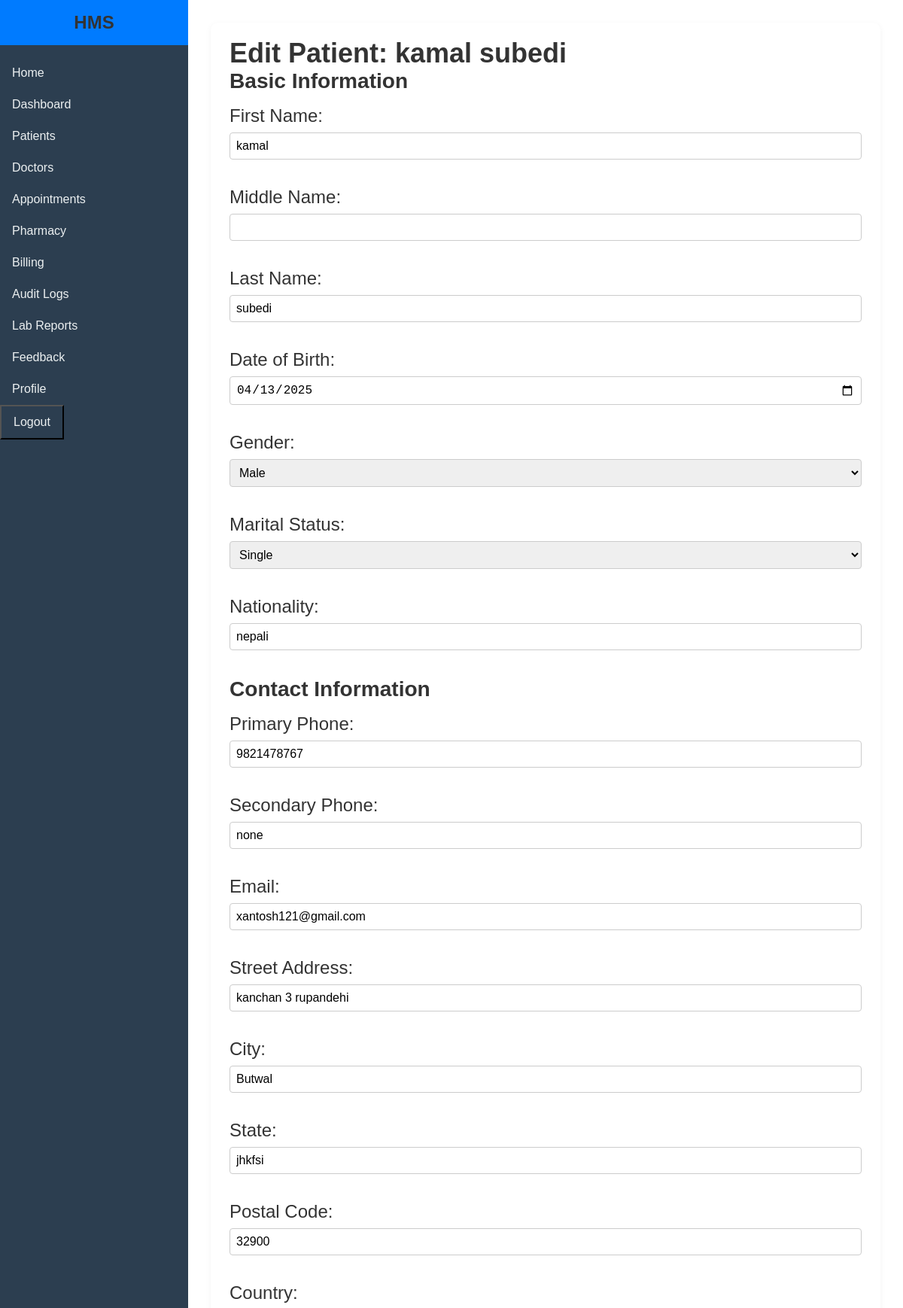
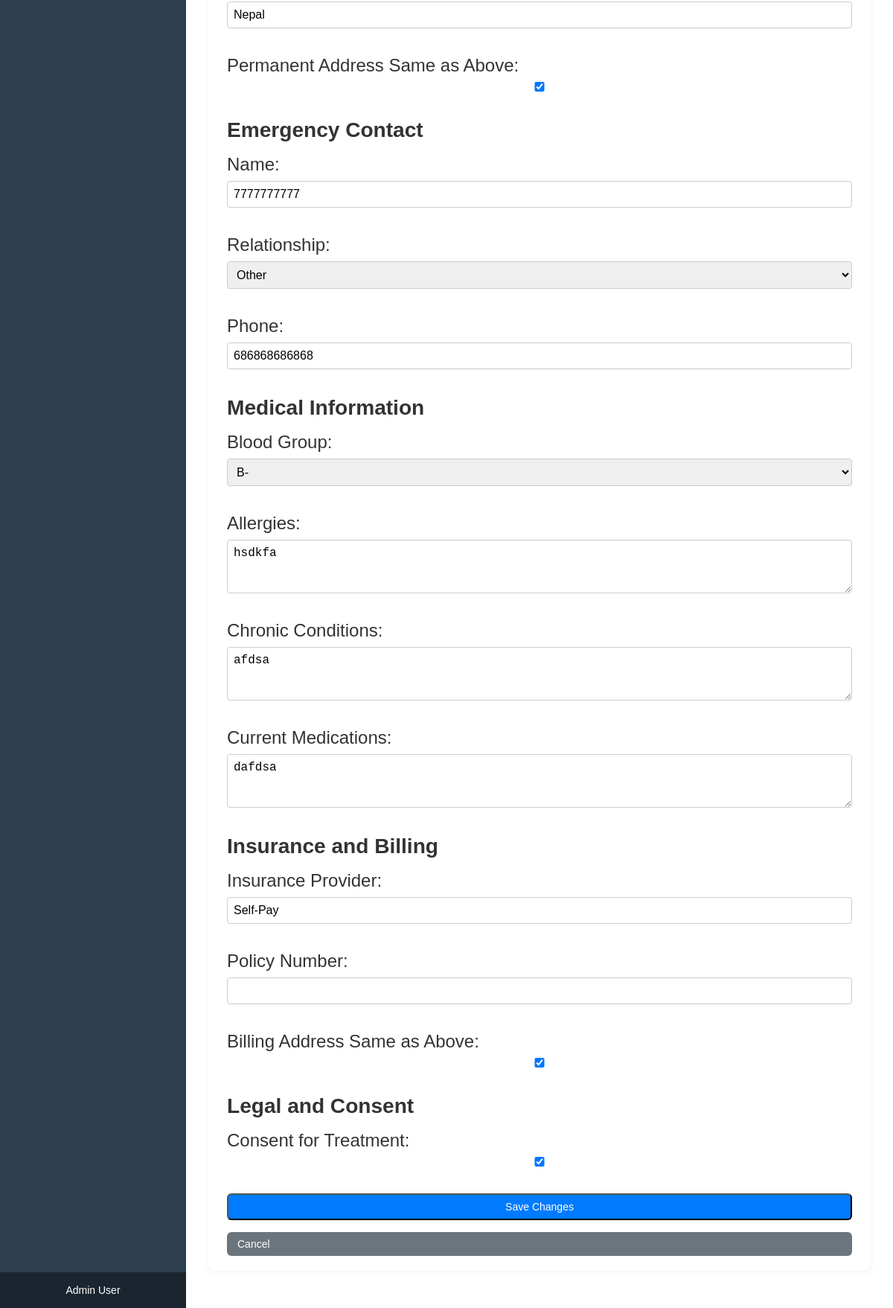
Page /patients/edit/1/ (signed in) on the committed database (2 pictures, top to bottom).
### core/models.py (models this page shows, shortened)
class Patient(models.Model):
    MARITAL_STATUS_CHOICES = [
        ('S', 'Single'),
        ('M', 'Married'),
        ('D', 'Divorced'),
        ('W', 'Widowed'),
    ]
    GENDER_CHOICES = [
        ('M', 'Male'),
        ('F', 'Female'),
        ('O', 'Other'),
    ]
    BLOOD_GROUP_CHOICES = [
        ('A+', 'A+'),
        ('A-', 'A-'),
        ('B+', 'B+'),
        ('B-', 'B-'),
        ('AB+', 'AB+'),
        ('AB-', 'AB-'),
        ('O+', 'O+'),
        ('O-', 'O-'),
]
    RELATIONSHIP_CHOICES = [
        ('SPOUSE', 'Spouse'),
        ('PARENT', 'Parent'),
        ('CHILD', 'Child'),
        ('SIBLING', 'Sibling'),
        ('OTHER', 'Other'),
    ]
    patient_id = models.CharField(max_length=20, unique=True,editable=False)
    first_name = models.CharField(max_length=50)
    last_name = models.CharField(max_length=50)
    date_of_birth = models.DateField()
    gender = models.CharField(max_length=1, choices=GENDER_CHOICES)
    marital_status = models.CharField(max_length=1, choices=MARITAL_STATUS_CHOICES)
    nationality = models.CharField(max_length=50)
    primary_phone = models.CharField(max_length=15)
    address_street = models.CharField(max_length=100)
    address_city = models.CharField(max_length=50)
    address_state = models.CharField(max_length=50)
    address_postal = models.CharField(max_length=10)
    address_country = models.CharField(max_length=50)
    permanent_address_same = models.BooleanField(default=True)
    permanent_street = models.CharField(max_length=100, blank=True, null=True)
    permanent_city = models.CharField(max_length=50, blank=True, null=True)
    permanent_state = models.CharField(max_length=50, blank=True, null=True)
    permanent_postal = models.CharField(max_length=10, blank=True, null=True)
    permanent_country = models.CharField(max_length=50, blank=True, null=True)
    emergency_contact_name = models.CharField(max_length=100)
    emergency_contact_relationship = models.CharField(max_length=20, choices=RELATIONSHIP_CHOICES)
    emergency_contact_phone = models.CharField(max_length=15)
    blood_group = models.CharField(
        max_length=3,
        choices=BLOOD_GROUP_CHOICES,
        blank=True,
        null=True,
        help_text="Select a valid blood group"
    )
    consent_for_treatment = models.BooleanField(default=False)
    doctor = models.ForeignKey('Doctor', on_delete=models.SET_NULL, null=True, blank=True)
    created_at = models.DateTimeField(default=timezone.now) #testcheck
    allergies = models.TextField(blank=True, default='None')
    chronic_conditions = models.TextField(blank=True, default='None')
    current_medications = models.TextField(blank=True, default='None')
    insurance_provider = models.CharField(max_length=100, blank=True, default='Self-Pay')
    insurance_policy_number = models.CharField(max_length=50, blank=True)
    middle_name = models.CharField(max_length=100,blank=True)
    secondary_phone = models.CharField(max_length=15,blank=True)
    billing_address_same = models.BooleanField(default=False)
    email = models.EmailField()

### core/views.py (the view)
# urls.py: path('patients/edit/<int:id>/', views.edit_patient, name='edit_patient'),
@login_required
@user_passes_test(is_admin)
def edit_patient(request, id):
    patient = get_object_or_404(Patient, id=id)
    if request.method == 'POST':
        form = PatientForm(request.POST, instance=patient)
        if form.is_valid():
            try:
                form.save()
                log_action(request.user, "Edit Patient", f"Edited patient {patient.first_name} {patient.last_name} (ID: {patient.patient_id})")
                messages.success(request, "Patient updated successfully.")
                return redirect('patient_list')
            except IntegrityError:
                messages.error(request, "A patient with this ID already exists. Please use a unique Patient ID.")
        else:
            messages.error(request, "Please correct the errors in the form.")
    else:
        form = PatientForm(instance=patient)
    return render(request, 'edit_patient.html', {'form': form, 'patient': patient})

### core/views.py (called while the page is built)
def is_admin(user):
    return user.groups.filter(name='Admin').exists()

### templates/edit_patient.html (shortened to what this page needs)
{% extends 'base.html' %}
{% load static %}
{% block content %}
    <div class="form-container">
        <h2>Edit Patient: {{ patient.first_name }} {{ patient.last_name }}</h2>
        <form method="post" class="patient-form">
            <h3>Basic Information</h3>
            <div class="form-group">
                <label for="{{ form.first_name.id_for_label }}">First Name:</label>
                {{ form.first_name }}
            </div>
            <div class="form-group">
                <label for="{{ form.middle_name.id_for_label }}">Middle Name:</label>
                {{ form.middle_name }}
            </div>
            <div class="form-group">
                <label for="{{ form.last_name.id_for_label }}">Last Name:</label>
                {{ form.last_name }}
            </div>
            <div class="form-group">
                <label for="{{ form.date_of_birth.id_for_label }}">Date of Birth:</label>
                {{ form.date_of_birth }}
            </div>
            <div class="form-group">
                <label for="{{ form.gender.id_for_label }}">Gender:</label>
                {{ form.gender }}
            </div>
            <div class="form-group">
                <label for="{{ form.marital_status.id_for_label }}">Marital Status:</label>
                {{ form.marital_status }}
            </div>
            <div class="form-group">
                <label for="{{ form.nationality.id_for_label }}">Nationality:</label>
                {{ form.nationality }}
            </div>
            <h3>Contact Information</h3>
            <div class="form-group">
                <label for="{{ form.primary_phone.id_for_label }}">Primary Phone:</label>
                {{ form.primary_phone }}
            </div>
            <div class="form-group">
                <label for="{{ form.secondary_phone.id_for_label }}">Secondary Phone:</label>
                {{ form.secondary_phone }}
            </div>
            <div class="form-group">
                <label for="{{ form.email.id_for_label }}">Email:</label>
                {{ form.email }}
            </div>
            <div class="form-group">
                <label for="{{ form.address_street.id_for_label }}">Street Address:</label>
                {{ form.address_street }}
            </div>
            <div class="form-group">
                <label for="{{ form.address_city.id_for_label }}">City:</label>
                {{ form.address_city }}
            </div>
            <div class="form-group">
                <label for="{{ form.address_state.id_for_label }}">State:</label>
                {{ form.address_state }}
            </div>
            <div class="form-group">
                <label for="{{ form.address_postal.id_for_label }}">Postal Code:</label>
                {{ form.address_postal }}
            </div>
            <div class="form-group">
                <label for="{{ form.address_country.id_for_label }}">Country:</label>
                {{ form.address_country }}
            </div>
            <div class="form-group">
                <label for="{{ form.permanent_address_same.id_for_label }}">Permanent Address Same as Above:</label>
                {{ form.permanent_address_same }}
            </div>
            <h3>Emergency Contact</h3>
            <div class="form-group">
                <label for="{{ form.emergency_contact_name.id_for_label }}">Name:</label>
                {{ form.emergency_contact_name }}
            </div>
            <div class="form-group">
                <label for="{{ form.emergency_contact_relationship.id_for_label }}">Relationship:</label>
                {{ form.emergency_contact_relationship }}
            </div>
            <div class="form-group">
                <label for="{{ form.emergency_contact_phone.id_for_label }}">Phone:</label>
                {{ form.emergency_contact_phone }}
            </div>
            <h3>Medical Information</h3>
            <div class="form-group">
                <label for="{{ form.blood_group.id_for_label }}">Blood Group:</label>
                {{ form.blood_group }}
            </div>
            <div class="form-group">
                <label for="{{ form.allergies.id_for_label }}">Allergies:</label>
                {{ form.allergies }}
            </div>
            <div class="form-group">
                <label for="{{ form.chronic_conditions.id_for_label }}">Chronic Conditions:</label>
                {{ form.chronic_conditions }}
            </div>
            <div class="form-group">
                <label for="{{ form.current_medications.id_for_label }}">Current Medications:</label>
                {{ form.current_medications }}
            </div>
            <h3>Insurance and Billing</h3>
            <div class="form-group">
                <label for="{{ form.insurance_provider.id_for_label }}">Insurance Provider:</label>
                {{ form.insurance_provider }}
            </div>
            <div class="form-group">
                <label for="{{ form.insurance_policy_number.id_for_label }}">Policy Number:</label>
                {{ form.insurance_policy_number }}
            </div>
            <div class="form-group">
                <label for="{{ form.billing_address_same.id_for_label }}">Billing Address Same as Above:</label>
                {{ form.billing_address_same }}
            </div>
            <h3>Legal and Consent</h3>
            <div class="form-group">
                <label for="{{ form.consent_for_treatment.id_for_label }}">Consent for Treatment:</label>
                {{ form.consent_for_treatment }}
            </div>
            <button type="submit" class="btn btn-primary">Save Changes</button>
            <a href="{% url 'patient_list' %}" class="btn btn-secondary">Cancel</a>
        </form>
    </div>
{% endblock %}

### templates/base.html (shortened to what this page needs)
<!DOCTYPE html>
<html lang="en">
<head>
    {% load static %}
    <link rel="stylesheet" href="{% static 'css/style.css' %}">
</head>
<body>
    <div class="container">
        <aside class="sidebar">
            <div class="sidebar-header">
                <h2>HMS</h2>
            </div>
            <nav class="sidebar-nav">
                <a href="{% url 'home' %}" class="sidebar-link">Home</a>
                {% if user.is_authenticated %}
                    <a href="{% url 'dashboard' %}" class="sidebar-link">Dashboard</a>
                    <a href="{% url 'patient_list' %}" class="sidebar-link">Patients</a>
                    {% if user.groups.all.0.name == 'Admin' %}
                        <a href="{% url 'doctor_list' %}" class="sidebar-link">Doctors</a>
                    {% endif %}
                    <a href="{% url 'appointment_list' %}" class="sidebar-link">Appointments</a>
                    {% if user.groups.all.0.name == 'Admin' %}
                        <a href="{% url 'medicine_list' %}" class="sidebar-link">Pharmacy</a>
                        <a href="{% url 'billing_list' %}" class="sidebar-link">Billing</a>
                        <a href="{% url 'audit_log_list' %}" class="sidebar-link">Audit Logs</a>
                    {% endif %}
                    <a href="{% url 'lab_report_list' %}" class="sidebar-link">Lab Reports</a>
                    <a href="{% url 'feedback_list' %}" class="sidebar-link">Feedback</a>
                    <a href="{% url 'profile' %}" class="sidebar-link">Profile</a>
                    <button onclick="document.getElementById('logout-form').submit()" class="sidebar-link sidebar-button">Logout</button>
                {% else %}
                    <a href="{% url 'login' %}" class="sidebar-link">Login</a>
                {% endif %}
            </nav>
            <div class="sidebar-footer">
                <p>{{ user.groups.all.0.name|default:"Guest" }} User</p>
            </div>
        </aside>
        <main class="main-content">
            {% block content %}
            {% endblock %}
        </main>
    </div>
</body>
</html>

### static/css/style.css (style rules this page uses)
* { margin: 0; padding: 0; box-sizing: border-box; }
body { font-family: 'Arial', sans-serif; background-color: #f4f7fa; color: #333; }
h2, h3 { color: #333; }
.sidebar { width: 250px; background-color: #2c3e50; color: white; display: flex; flex-direction: column; position: fixed; height: 100%; z-index: 1000; transition: width 0.3s ease; }
.sidebar-header { padding: 1rem; background: #007bff; color: white; text-align: center; }
.sidebar-header h2 { margin: 0; font-size: 1.5rem; }
.sidebar-nav { flex: 1; padding: 1rem 0; }
.sidebar-link { display: block; padding: 0.75rem 1rem; color: #ecf0f1; text-decoration: none; font-size: 1rem; transition: background 0.2s; }
.sidebar-footer { padding: 1rem; background-color: #1a252f; font-size: 14px; text-align: center; }
.main-content { flex-grow: 1; padding: 30px; background-color: #fff; margin-left: 250px; overflow-y: auto; transition: margin-left 0.3s ease; }
.form-group { display: flex; flex-direction: column; margin-bottom: 20px; }
.form-group label { margin-bottom: 0.5rem; }
.form-group input, .form-group select, .form-group textarea { padding: 0.5rem; border: 1px solid #ccc; border-radius: 4px; font-size: 1rem; }
.form-group input[type="checkbox"] { width: auto; }
.login-form, .patient-form { display: flex; flex-direction: column; gap: 1rem; }
.btn { padding: 8px 14px; border-radius: 6px; text-decoration: none; color: white; font-size: 14px; display: inline-block; transition: background 0.3s ease; }
.btn-primary { background-color: #007bff; color: white; }
.btn-secondary { background-color: #6c757d; color: white; }
.form-container { background: #fff; padding: 20px 25px; border-radius: 10px; box-shadow: 0 2px 8px rgba(0, 0, 0, 0.05); font-size: 24px; font-weight: 200; margin-bottom: 20px; color: #2c3e50; }
label { display: block; margin-bottom: 6px; font-weight: 500; color: #333; }
.sidebar-button { background:#2c3e50;; }

### rows in the picture
Patient: first_name "kamal", last_name "subedi", date_of_birth "04/13/2025", gender "Male", marital_status "Single", nationality "nepali", primary_phone "9821478767", secondary_phone "none", email "xantosh121@gmail.com", address_street "kanchan 3 rupandehi", address_city "Butwal", address_state "jhkfsi", address_postal "32900", address_country "Nepal", permanent_address_same "☑", emergency_contact_name "7777777777", emergency_contact_relationship "Other", emergency_contact_phone "686868686868", blood_group "B-", allergies "hsdkfa", chronic_conditions "afdsa", current_medications "dafdsa", insurance_provider "Self-Pay", billing_address_same "☑", consent_for_treatment "☑"

### other values in the picture
{{ user.groups.all.0.name|default:"Guest" }} "Admin"
